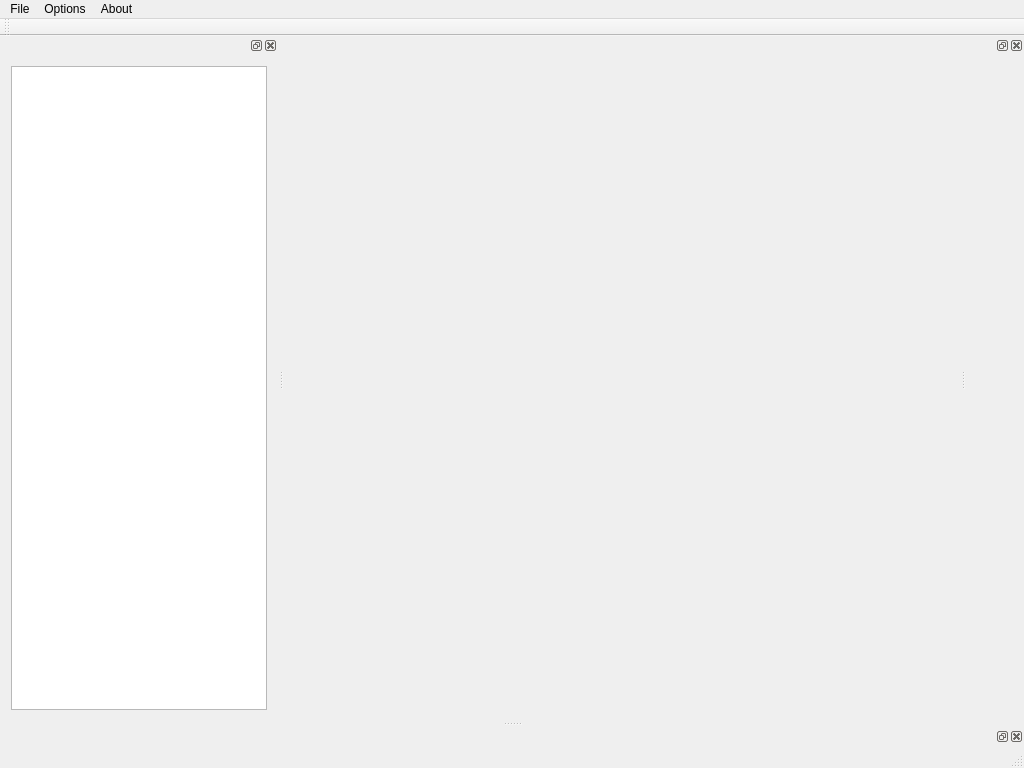
<?xml version="1.0" encoding="UTF-8"?>
<ui version="4.0">
 <class>GEAREditorClass</class>
 <widget class="QMainWindow" name="GEAREditorClass">
  <property name="geometry">
   <rect>
    <x>0</x>
    <y>0</y>
    <width>1024</width>
    <height>768</height>
   </rect>
  </property>
  <property name="windowTitle">
   <string>GEAREditor</string>
  </property>
  <widget class="QWidget" name="centralWidget">
   <widget class="GLContext" name="renderSurface" native="true">
    <property name="geometry">
     <rect>
      <x>-1</x>
      <y>-1</y>
      <width>701</width>
      <height>581</height>
     </rect>
    </property>
   </widget>
  </widget>
  <widget class="QMenuBar" name="menuBar">
   <property name="geometry">
    <rect>
     <x>0</x>
     <y>0</y>
     <width>1024</width>
     <height>21</height>
    </rect>
   </property>
   <widget class="QMenu" name="menuFile">
    <property name="title">
     <string>File</string>
    </property>
    <widget class="QMenu" name="menuNew">
     <property name="title">
      <string>New...</string>
     </property>
     <addaction name="actionProject"/>
    </widget>
    <addaction name="menuNew"/>
    <addaction name="actionOpen_2"/>
   </widget>
   <widget class="QMenu" name="menuOptions">
    <property name="title">
     <string>Options</string>
    </property>
   </widget>
   <widget class="QMenu" name="menuAbout">
    <property name="title">
     <string>About</string>
    </property>
    <addaction name="actionHelp"/>
    <addaction name="actionContribute"/>
   </widget>
   <addaction name="menuFile"/>
   <addaction name="menuOptions"/>
   <addaction name="menuAbout"/>
  </widget>
  <widget class="QToolBar" name="mainToolBar">
   <attribute name="toolBarArea">
    <enum>TopToolBarArea</enum>
   </attribute>
   <attribute name="toolBarBreak">
    <bool>false</bool>
   </attribute>
  </widget>
  <widget class="QStatusBar" name="statusBar"/>
  <widget class="QDockWidget" name="loggingWindow">
   <attribute name="dockWidgetArea">
    <number>8</number>
   </attribute>
   <widget class="QWidget" name="dockWidgetContents_3"/>
  </widget>
  <widget class="QDockWidget" name="sceneWindow">
   <attribute name="dockWidgetArea">
    <number>1</number>
   </attribute>
   <widget class="QWidget" name="dockWidgetContents_15">
    <layout class="QVBoxLayout" name="verticalLayout">
     <item>
      <widget class="ComponentListView" name="componentListView"/>
     </item>
    </layout>
   </widget>
  </widget>
  <widget class="QDockWidget" name="propertiesWindow">
   <attribute name="dockWidgetArea">
    <number>2</number>
   </attribute>
   <widget class="QWidget" name="dockWidgetContents_16"/>
  </widget>
  <action name="actionHelp">
   <property name="text">
    <string>Help</string>
   </property>
  </action>
  <action name="actionContribute">
   <property name="text">
    <string>Contribute</string>
   </property>
  </action>
  <action name="actionProject">
   <property name="text">
    <string>Scene</string>
   </property>
  </action>
  <action name="actionOpen_2">
   <property name="text">
    <string>Open</string>
   </property>
  </action>
 </widget>
 <layoutdefault spacing="6" margin="11"/>
 <customwidgets>
  <customwidget>
   <class>GLContext</class>
   <extends>QWidget</extends>
   <header>glcontext.h</header>
   <container>1</container>
  </customwidget>
  <customwidget>
   <class>ComponentListView</class>
   <extends>QListView</extends>
   <header>ComponentListView.h</header>
  </customwidget>
 </customwidgets>
 <resources>
  <include location="geareditor.qrc"/>
 </resources>
 <connections/>
</ui>
